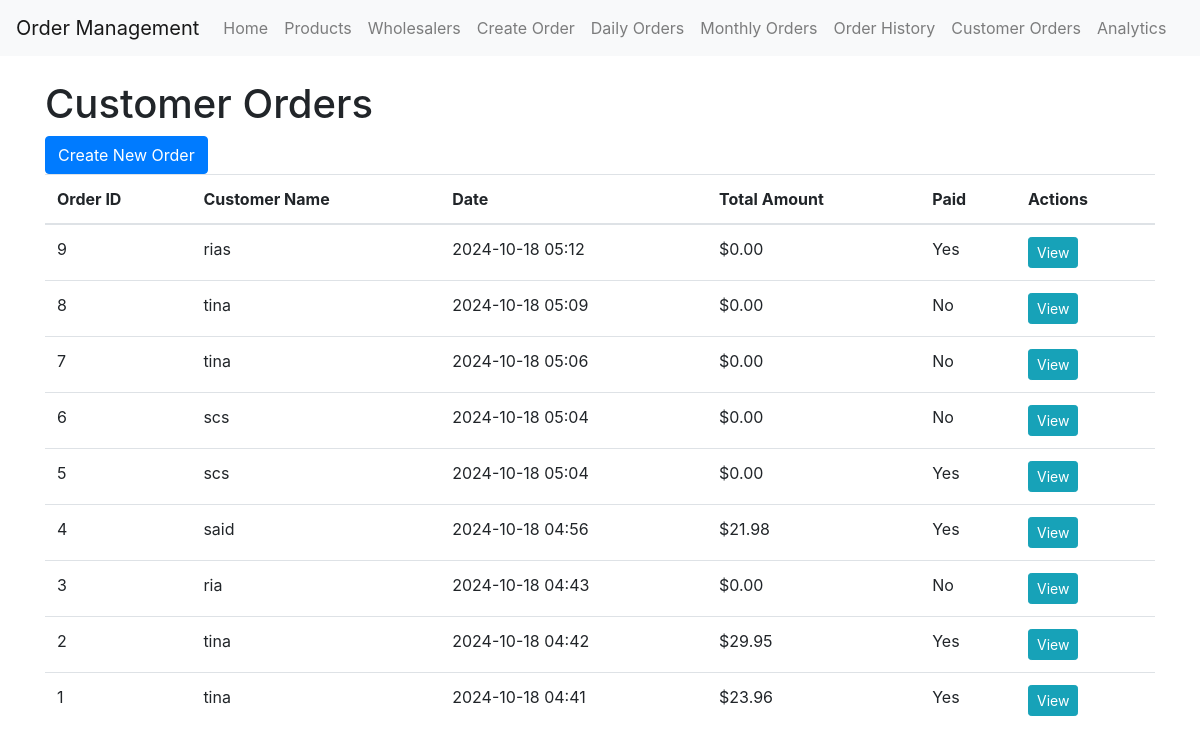
The app's page /customer_orders (signed in) with its own data.
### app/models.py (models this page shows)
class CustomerOrder(db.Model):
    id = db.Column(db.Integer, primary_key=True)
    customer_name = db.Column(db.String(100), nullable=False)
    customer_contact = db.Column(db.String(100), nullable=False)
    order_date = db.Column(db.DateTime, default=datetime.utcnow)
    is_paid = db.Column(db.Boolean, default=False)
    total_amount = db.Column(db.Float, default=0.0)
    items = db.relationship('CustomerOrderItem', backref='customer_order', lazy='dynamic')

### app/main/routes.py (the view)
@bp.route('/customer_orders')
@login_required
def customer_orders():
    orders = CustomerOrder.query.order_by(CustomerOrder.order_date.desc()).all()
    return render_template('customer_orders.html', orders=orders)

### app/models.py (called while the page is built)
@login.user_loader
def load_user(id):
    return User.query.get(int(id))

### app/templates/customer_orders.html
{% extends "base.html" %}
{% block content %}
    <h1>Customer Orders</h1>
    <a href="{{ url_for('main.create_customer_order') }}" class="btn btn-primary">Create New Order</a>
    <table class="table">
        <thead>
            <tr>
                <th>Order ID</th>
                <th>Customer Name</th>
                <th>Date</th>
                <th>Total Amount</th>
                <th>Paid</th>
                <th>Actions</th>
            </tr>
        </thead>
        <tbody>
            {% for order in orders %}
                <tr>
                    <td>{{ order.id }}</td>
                    <td>{{ order.customer_name }}</td>
                    <td>{{ order.order_date.strftime('%Y-%m-%d %H:%M') }}</td>
                    <td>${{ "%.2f"|format(order.total_amount) }}</td>
                    <td>{{ "Yes" if order.is_paid else "No" }}</td>
                    <td>
                        <a href="{{ url_for('main.view_customer_order', order_id=order.id) }}" class="btn btn-sm btn-info">View</a>
                    </td>
                </tr>
            {% endfor %}
        </tbody>
    </table>
{% endblock %}

### records on screen
CustomerOrder: id "9", customer_name "rias", order_date "2024-10-18 05:12", total_amount "0.00", is_paid "Yes"
CustomerOrder: id "8", customer_name "tina", order_date "2024-10-18 05:09", total_amount "0.00", is_paid "No"
CustomerOrder: id "7", customer_name "tina", order_date "2024-10-18 05:06", total_amount "0.00", is_paid "No"
CustomerOrder: id "6", customer_name "scs", order_date "2024-10-18 05:04", total_amount "0.00", is_paid "No"
CustomerOrder: id "5", customer_name "scs", order_date "2024-10-18 05:04", total_amount "0.00", is_paid "Yes"
CustomerOrder: id "4", customer_name "said", order_date "2024-10-18 04:56", total_amount "21.98", is_paid "Yes"
CustomerOrder: id "3", customer_name "ria", order_date "2024-10-18 04:43", total_amount "0.00", is_paid "No"
CustomerOrder: id "2", customer_name "tina", order_date "2024-10-18 04:42", total_amount "29.95", is_paid "Yes"
CustomerOrder: id "1", customer_name "tina", order_date "2024-10-18 04:41", total_amount "23.96", is_paid "Yes"
